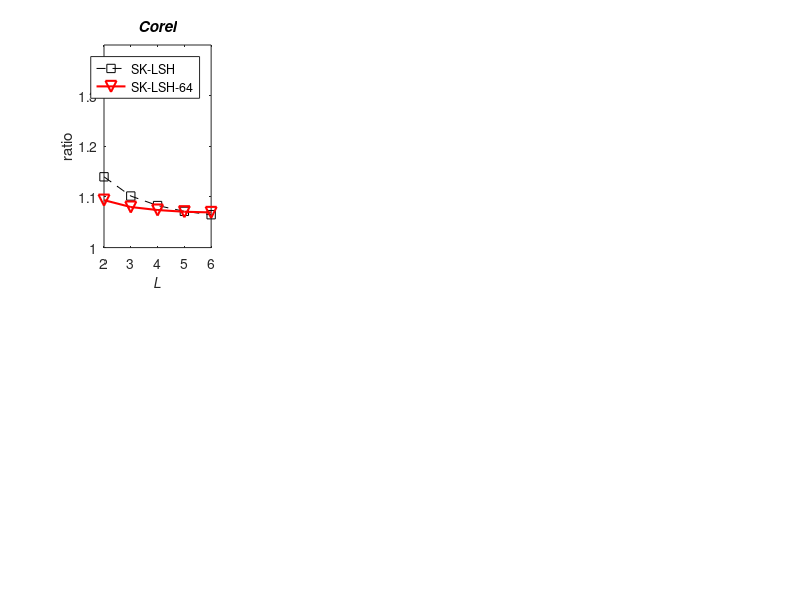

Write MATLAB code to recreate this figure. (Note: this script raises an error after producing the figure.)
%% depict the performance comparison between SK-LSH and SK-LSH-CK: h
% some common config
line1 = ['--rv'; '--gs'; '--cd'; '--bo'; '--m*'; '--ks'];
line2 = ['-rv'; '-gs'; '-cd'; '-bo'; '-m*'; '-ks'];
hold on;
box on;
grid on;

%% Corel
% ratio
subplot(2,4,1);
x_h = [2:1:6];
y_ratio = [1.13976,1.101810,1.083015,1.071544,1.064905];
y_ratio_adv = [1.093691,1.080077,1.074140,1.070769,1.069440];

plot(...
        x_h, y_ratio(1,:)', line1(6,:), ...
		x_h, y_ratio_adv(1,:)', line2(1,:), ...
        'LineWidth',1.5, 'MarkerSize',8);

title('Corel', 'FontAngle', 'Italic', 'FontWeight', 'Bold');
xlabel('L');
ylabel('ratio');
legend('SK-LSH', 'SK-LSH-64');
        
axis([2,6,1,1.4]);
set(get(gca,'XLabel'),'FontSize',10, 'FontAngle', 'Italic', 'Vertical','top');
set(get(gca,'YLabel'),'FontSize',12, 'FontAngle', 'Italic', 'Vertical','middle');
set(gcf,'Position',[10 10 1600 600]);
set(gca, 'Fontname', 'Helvetica',  'FontSize',10);
set(gca, 'XTick', x_h');
set(gca, 'YTick', [1:0.1:1.4]);


% recall@100
subplot(2,4,5);
x_h = [2:1:6];
y_ratio = [0.7535,0.8303,0.8689,0.89,0.9013];
y_ratio_adv = [0.9098,0.9486,0.9657,0.9735,0.9795];

plot(...
        x_h, y_ratio(1,:)', line1(6,:), ...
		x_h, y_ratio_adv(1,:)', line2(1,:), ...
        'LineWidth',1.5, 'MarkerSize',8);

xlabel('L');
ylabel('recall@100');
legend('SK-LSH', 'SK-LSH-64');
        
axis([2,6,0,1]);
set(get(gca,'XLabel'),'FontSize',10, 'FontAngle', 'Italic', 'Vertical','top');
set(get(gca,'YLabel'),'FontSize',10, 'FontAngle', 'Italic', 'Vertical','middle');
set(gca, 'Fontname', 'Helvetica',  'FontSize',10);
set(gcf,'Position',[10 10 1600 600]);
set(gca, 'XTick', x_h');
set(gca, 'YTick', [0:0.2:1]);


%% Aerial
% ratio
subplot(2,4,2);
x_h = [2:1:6];
y_ratio = [1.180436,1.154224,1.135545,1.127382,1.122650];
y_ratio_adv = [1.120404,1.113704,1.103785,1.097758,1.094363];

plot(...
		x_h, y_ratio', line1(6,:), ...
        x_h, y_ratio_adv', line2(1,:), ...
        'LineWidth',1.5, 'MarkerSize',8);

title('Aerial', 'FontAngle', 'Italic', 'FontWeight', 'Bold');
xlabel('L');
ylabel('ratio');
legend('SK-LSH', 'SK-LSH-64');
        
axis([2,6,1,1.4]);
set(get(gca,'XLabel'),'FontSize',10, 'FontAngle', 'Italic', 'Vertical','top');
set(get(gca,'YLabel'),'FontSize',12, 'FontAngle', 'Italic', 'Vertical','middle');
set(gcf,'Position',[10 10 1600 600]);
set(gca, 'Fontname', 'Helvetica',  'FontSize',10);
set(gca, 'XTick', x_h');
set(gca, 'YTick', [1:0.1:1.4]);


% recall@100
subplot(2,4,6);
x_h = [2:1:6];
y_ratio = [0.41,0.4738,0.5293,0.5631,0.5825];
y_ratio_adv = [0.6798,0.7408,0.7875,0.8214,0.8385];

plot(...
		x_h, y_ratio', line1(6,:), ...
        x_h, y_ratio_adv', line2(1,:), ...
        'LineWidth',1.5, 'MarkerSize',8);

xlabel('L');
ylabel('recall@100');
legend('SK-LSH', 'SK-LSH-64');
        
axis([2,6,0,1]);
set(get(gca,'XLabel'),'FontSize',10, 'FontAngle', 'Italic', 'Vertical','top');
set(get(gca,'YLabel'),'FontSize',10, 'FontAngle', 'Italic', 'Vertical','middle');
set(gca, 'Fontname', 'Helvetica',  'FontSize',10);
set(gcf,'Position',[10 10 1600 600]);
set(gca, 'XTick', x_h');
set(gca, 'YTick', [0:0.2:1]);


%% SIFT
% ratio
subplot(2,4,3);
x_h = [2:1:6];
y_ratio = [1.210593,1.183064,1.171399,1.164028,1.161307];
y_ratio_adv = [1.139086,1.122468,1.116247,1.109271,1.106524];

plot(...
		 x_h, y_ratio', line1(6,:), ...
        x_h, y_ratio_adv', line2(1,:), ...
		'LineWidth',1.5, 'MarkerSize',8);

title('SIFT', 'FontAngle', 'Italic', 'FontWeight', 'Bold');
xlabel('L');
ylabel('ratio');
legend('SK-LSH', 'SK-LSH-64');
        
axis([2,6,1,1.4]);
set(get(gca,'XLabel'),'FontSize',10, 'FontAngle', 'Italic', 'Vertical','top');
set(get(gca,'YLabel'),'FontSize',12, 'FontAngle', 'Italic', 'Vertical','middle');
set(gcf,'Position',[10 10 1600 600]);
set(gca, 'Fontname', 'Helvetica',  'FontSize',10);
set(gca, 'XTick', x_h');
set(gca, 'YTick', [1:0.1:1.4]);


% recall@100
subplot(2,4,7);
x_h = [2:1:6];
y_ratio = [0.151,0.201,0.228,0.249,0.267];
y_ratio_adv = [0.35,0.396,0.419,0.443,0.513];

plot(...
        x_h, y_ratio', line1(6,:), ...
        x_h, y_ratio_adv', line2(1,:), ...
		'LineWidth',1.5, 'MarkerSize',8);

xlabel('L');
ylabel('recall@100');
legend('SK-LSH', 'SK-LSH-64');
        
axis([2,6,0,1]);
set(get(gca,'XLabel'),'FontSize',10, 'FontAngle', 'Italic', 'Vertical','top');
set(get(gca,'YLabel'),'FontSize',10, 'FontAngle', 'Italic', 'Vertical','middle');
set(gca, 'Fontname', 'Helvetica',  'FontSize',10);
set(gcf,'Position',[10 10 1600 600]);
set(gca, 'XTick', x_h');
set(gca, 'YTick', [0:0.2:1]);


%% Audio
% ratio
subplot(2,4,4);
x_h = [2:1:6];
y_ratio = [1.149588,1.126709,1.110201,1.102385,1.094585];
y_ratio_adv = [1.058027,1.050406,1.043424,1.039400,1.037553];

plot(...
		x_h, y_ratio', line1(6,:), ...
		x_h, y_ratio_adv', line2(1,:), ...
		'LineWidth',1.5, 'MarkerSize',8);

title('Audio', 'FontAngle', 'Italic', 'FontWeight', 'Bold');
xlabel('L');
ylabel('ratio');
legend('SK-LSH', 'SK-LSH-64');
        
axis([2,6,1,1.4]);
set(get(gca,'XLabel'),'FontSize',10, 'FontAngle', 'Italic', 'Vertical','top');
set(get(gca,'YLabel'),'FontSize',12, 'FontAngle', 'Italic', 'Vertical','middle');
set(gcf,'Position',[10 10 1600 600]);
set(gca, 'Fontname', 'Helvetica',  'FontSize',10);
set(gca, 'XTick', x_h');
set(gca, 'YTick', [1:0.1:1.4]);


% recall@100
subplot(2,4,8);
x_h = [2:1:6];
y_ratio = [0.4489,0.5148,0.5775,0.6104,0.6396];
y_ratio_adv = [0.7526,0.7987,0.8483,0.8814,0.8995];

plot(...
        x_h, y_ratio', line1(6,:), ...
		x_h, y_ratio_adv', line2(1,:), ...
		'LineWidth',1.5, 'MarkerSize',8);

xlabel('L');
ylabel('recall@100');
legend('SK-LSH', 'SK-LSH-64');
        
axis([2,6,0,1]);
set(get(gca,'XLabel'),'FontSize',10, 'FontAngle', 'Italic', 'Vertical','top');
set(get(gca,'YLabel'),'FontSize',10, 'FontAngle', 'Italic', 'Vertical','middle');
set(gca, 'Fontname', 'Helvetica',  'FontSize',10);
set(gcf,'Position',[10 10 1600 600]);
set(gca, 'XTick', x_h');
set(gca, 'YTick', [0:0.2:1]);

